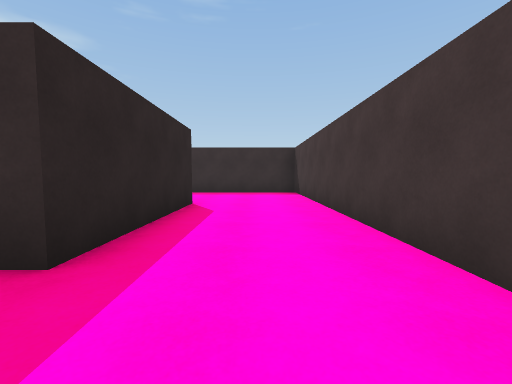
[1] (above)

21 first-person views from a walk through a Unity game level. The camera is 1.3 m above the floor, tilts 4° down and sees 90° across. The floor is counted in squares, 2 m on a side. Each view is taken from the middle of a square. On the plan, view 1 faces up. The plan holds only what a view shows up to about 9 squares ahead; the rest is blank. The place goes on beyond the plan. The player is left out. Surface patterns are stand-ins for the level's own textures.

[2]
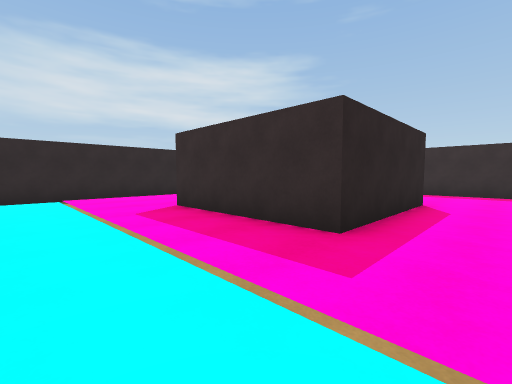

[3]
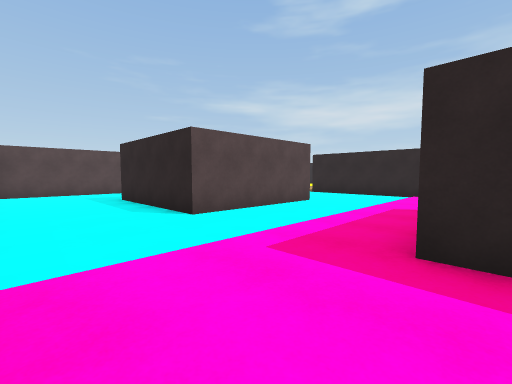

[4]
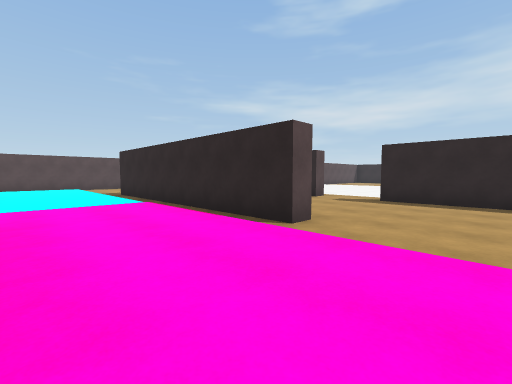

[5]
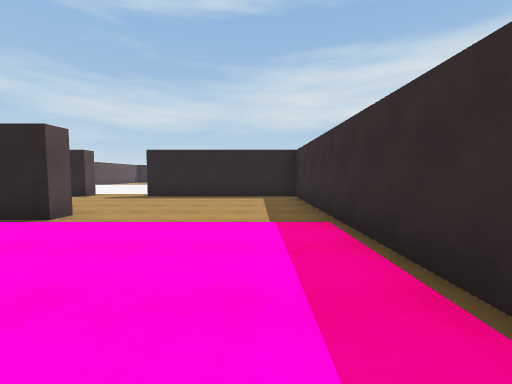

[6]
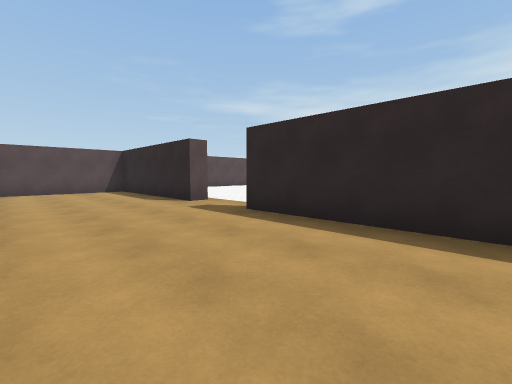

[7]
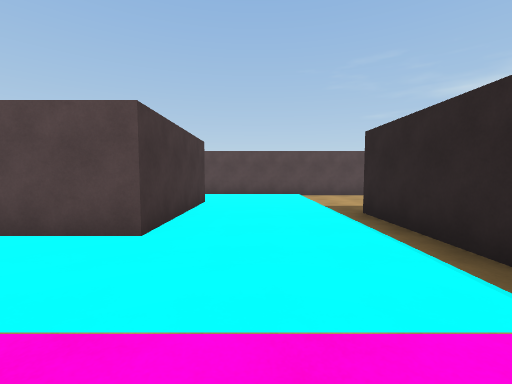

[8]
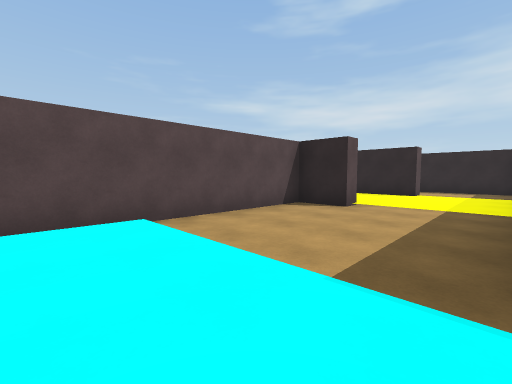

[9]
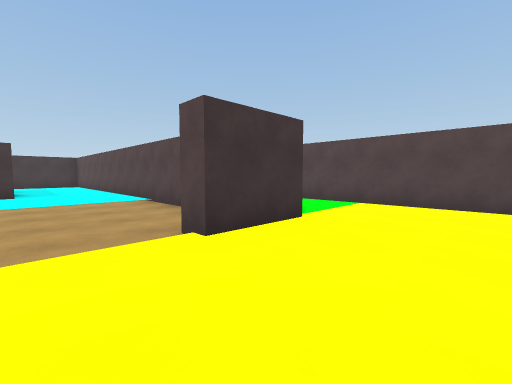

[10]
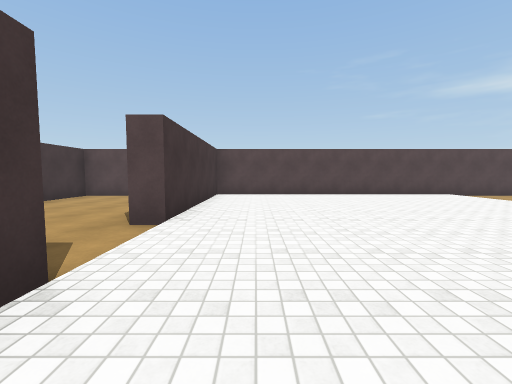

[11]
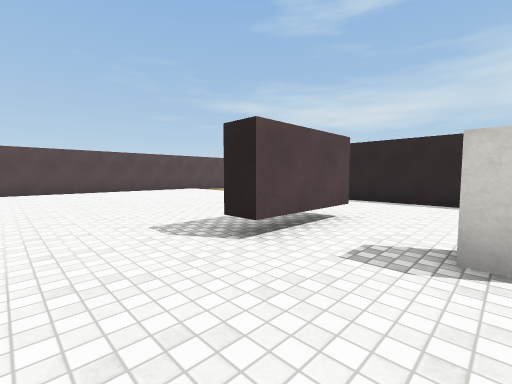

[12]
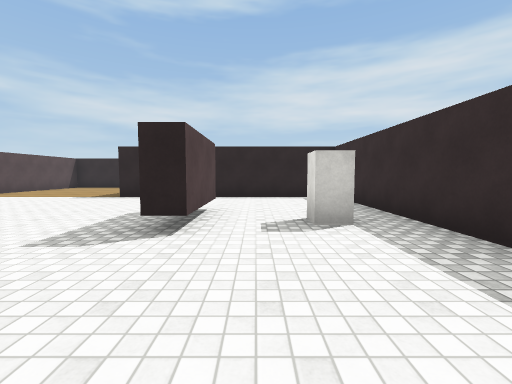

[13]
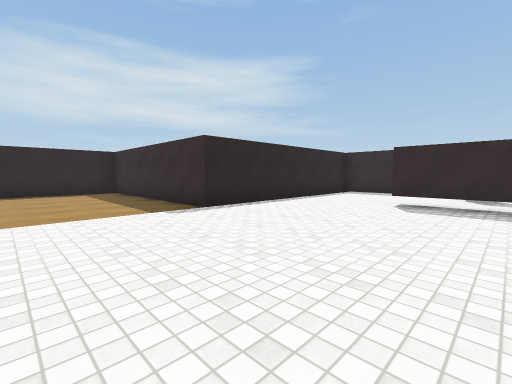

[14]
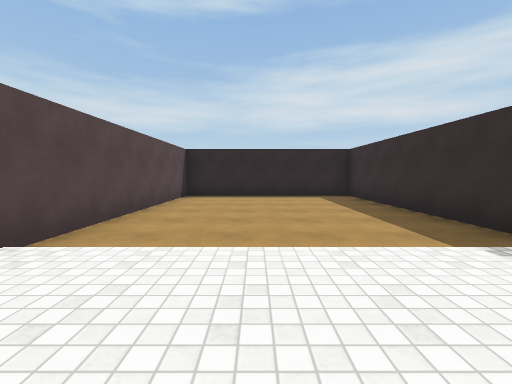

[15]
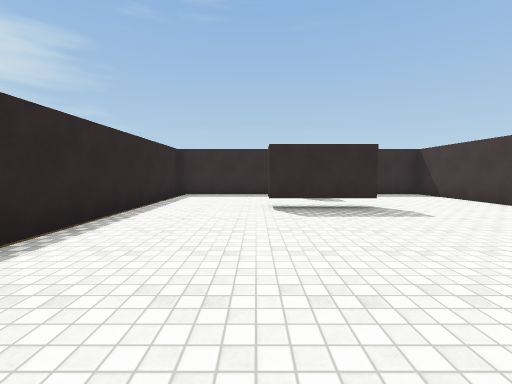

[16]
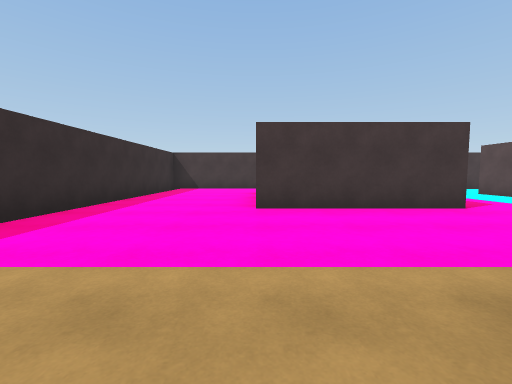

[17]
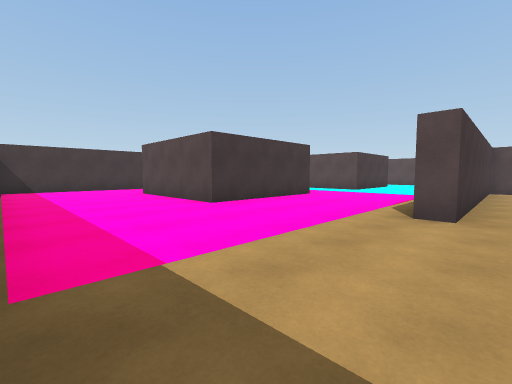

[18]
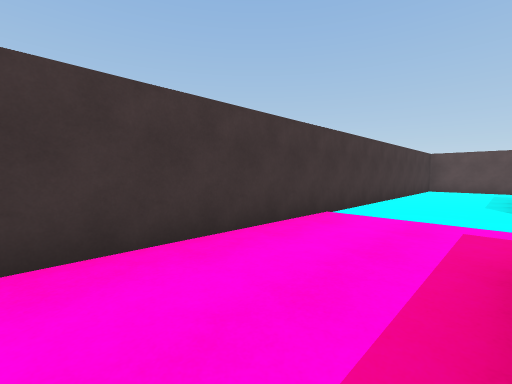

[19]
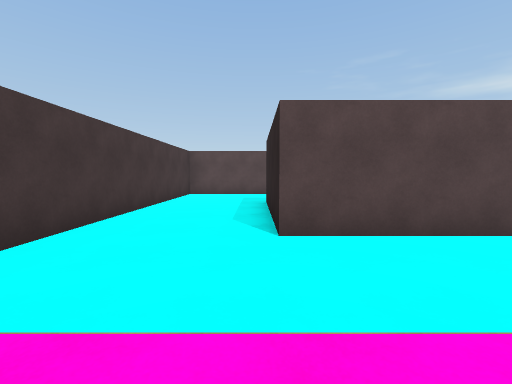

[20]
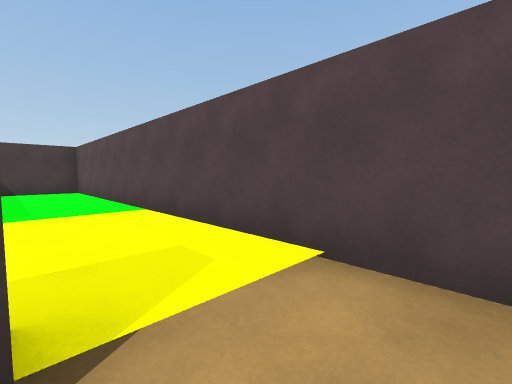

[21]
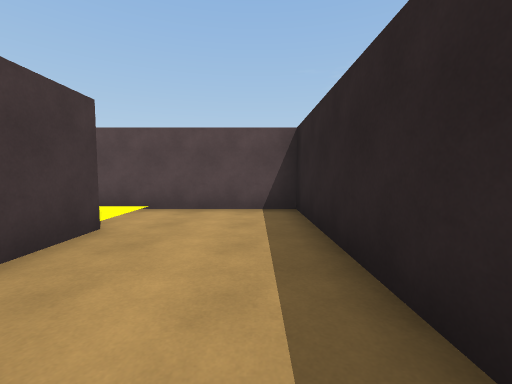

### Floor plan
Key: @ floor where view 1 was taken; # wall or solid block; . main floor; : floor 0.25 m higher than the main floor; / step, stairs or slope; B white block; T thing the floor can be seen under or through.
Columns run from 27 left of view 1 to 2 right of it. Each row starts with its distance up from view 1.
  9       ########################
  8       #........#....////////:#
  7       #....B...#....:::::::::#
  6       #........#....:::::::::#
  5       #...TT...#....:::###:::#
  4       #........#....:::###:::#
  3       #............#:::###:::#
  2 #######............#:::###:::#
  1 #..............#...#:::::::::#
  0 #..............#...#///////@/#
 -1 #..............#...#.........#
 -2 #..............#...#...###...#
 -3 #..............#...#...###...#
 -4 ####################...###...#
 -5          #.............###...#
 -6          #..#................#
 -7          #..#...#....... ....#
 -8          #..#...##############
 -9          #...........#
-10          #...........#
-11          #############

Where each view was taken, in squares from view 1:
view 1: 0 up, 0 right, facing up
view 2: 1 down, 0 right, facing up-left
view 3: 2 up, 1 right, facing down-left
view 4: 6 up, 5 left, facing down-left
view 5: 7 up, 4 left, facing left
view 6: 7 up, 9 left, facing down-left
view 7: 1 up, 6 left, facing down
view 8: 4 down, 6 left, facing down-left
view 9: 5 down, 14 left, facing down-right
view 10: 5 up, 14 left, facing down
view 11: 7 up, 14 left, facing down-left
view 12: 6 up, 13 left, facing left
view 13: 1 down, 16 left, facing up-left
view 14: 1 down, 18 left, facing left
view 15: 0 up, 18 left, facing up
view 16: 5 up, 9 left, facing right
view 17: 8 up, 9 left, facing down-right
view 18: 4 up, 1 left, facing down-right
view 19: 1 up, 1 left, facing down
view 20: 9 down, 16 left, facing down-right
view 21: 6 down, 17 left, facing down
